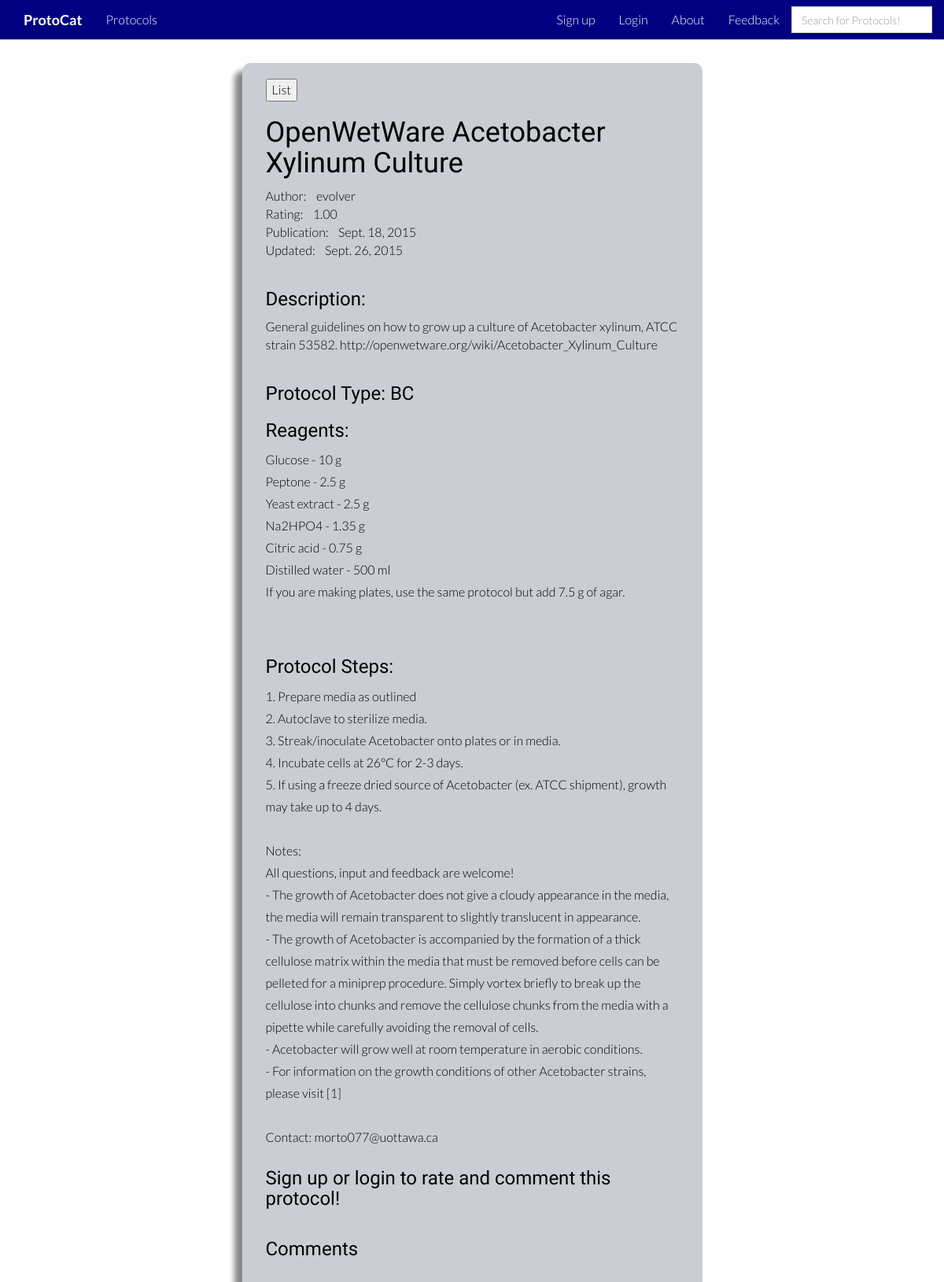
Page /protocol_display/123/ on the committed database.
### protocat_app/models.py (models this page shows, shortened)
class Protocol(models.Model):
    id = models.AutoField(primary_key=True)
    title = models.TextField()
    author = models.CharField(max_length=50)
    date_of_upload = models.DateField(auto_now_add=True)
    date_modified = models.DateField(auto_now=True)
    description = models.TextField(blank=True)
    protocol_type = models.CharField(max_length=2, choices=PROTOCOL_TYPES, null=True, blank=True)
    rating = models.DecimalField(
        validators=[MinValueValidator(0.0), MaxValueValidator(5.0)],
        max_digits=3, decimal_places=2, default=2.50)
    num_ratings = models.IntegerField(default=0)
    user_rated = models.TextField(default='')
    reagents = models.TextField(default='')
    protocol_steps = models.TextField(default='')

### protocat_app/views.py (the view)
# urls.py: url(r'^protocol_display/(?P<protocol_id>[0-9]+)/$', views.protocol_display, name='protocol_display'),
def protocol_display(request, protocol_id):
    protocol_items = Protocol.objects.get(id=protocol_id)
    steps = protocol_items.protocol_steps
    current_user = str(request.user)
    return render(request, 'protocat_app/protocol_display.html', {'protocol_items':protocol_items, 'steps':steps,'current_user':current_user})

### protocat_app/templates/protocat_app/protocol_display.html (shortened to what this page needs)
{% extends 'base.html' %}
{% load staticfiles %}
{% load comments %}
{% block content %}
        <div class="row">
            <div class="col-md-3"></div>
            <div class="col-md-6">
                <div class="protocol_display_box">
                    <form action="/protocol_list">
                        <input type="submit" value="List">
                    </form>
                    <h1>{{protocol_items.title}}</h1>
                    Author:&nbsp&nbsp&nbsp&nbsp{{protocol_items.author}}
                    <br>
                    Rating:&nbsp&nbsp&nbsp&nbsp{{protocol_items.rating}}
                    <br>
                    Publication:&nbsp&nbsp&nbsp&nbsp{{protocol_items.date_of_upload}}
                    <br>
                    Updated:&nbsp&nbsp&nbsp&nbsp{{protocol_items.date_modified}}
                    <hr>
                    {% if protocol_items.description %}
                        <h3>Description:</h3>
                    {{protocol_items.description}}
                    <hr>
                    {% endif %}
                    <h3>Protocol Type:  {{protocol_items.protocol_type}}</h3>
                    <h3>Reagents: </h3> <p>{{protocol_items.reagents|linebreaksbr}}</p>
                    <br>
                    <h3>Protocol Steps: </h3> <p>{{steps|linebreaksbr}}</p>
                    {% if not user.is_authenticated %}
                            <h3>Sign up or login to rate and comment this protocol!</h3>
                            {% endif %}
                    <hr>
                    <h3>Comments</h3>
                    <br>
                    {% get_comment_form for protocol_items as form %}
                    <br>
                </div>
            </div>
        </div>
{% endblock %}

### protocat_app/static/stylesheets/root_index.css (style rules this page uses)
body { background-color: white; font-family: "Lato"; font-weight: 300; font-size: 16px; color: black; padding-top: 50px; -webkit-font-smoothing: antialiased; -webkit-overflow-scrolling: touch; }
h1, h2, h3, h4, h5, h6 { font-family: "Raleway"; font-weight: 300; color: black; }
p { line-height: 28px; margin-bottom: 25px; color:black; }
hr { display: block; height: 1px; border: 0; border-top: 1px solid #ccc; margin: 1em 0; padding: 0; }
input { color:black; }

### protocat_app/static/stylesheets/protocol_display.css (style rules this page uses)
.protocol_display_box { box-shadow: -10px 10px 7px #888888; margin-top: 30px; margin-bottom: 50px; padding-left: 30px; padding-right: 30px; padding-top: 20px; padding-bottom: 20px; background-color: #CACED4; border-radius: 10px; color:black; }

### rows in the picture
Protocol: title "OpenWetWare Acetobacter Xylinum Culture", author "evolver", rating "1.00", date_of_upload "Sept. 18, 2015", date_modified "Sept. 26, 2015", description "General guidelines on how to grow up a culture of Acetobacter xylinum, ATCC strain 53582. http://openwetware.org/wiki/Acetobacter_Xylinum_Culture", protocol_type "BC", reagents "Glucose - 10 g Peptone - 2.5 g Yeast extract - 2.5 g Na2HPO4 - 1.35 g Citric acid - 0.75 g Distilled water - 500 ml If you are making plates, use the same protocol but add 7.5 g of agar.", protocol_steps "1. Prepare media as outlined 2. Autoclave to sterilize media. 3. Streak/inoculate Acetobacter onto plates or in media. 4. Incubate cells at 26°C for 2-3 days. 5. If using a freeze dried source of Acetobacter (ex. ATCC shipment), growth may take up to 4 days. Notes: All questions, input and feedback are welcome! - The growth of Acetobacter does not give a cloudy appearance in the media, the media will remain transparent to slightly translucent in appearance. - The growth of Acetobacter is accompanied by the formation of a thick cellulose matrix within the media that must be removed before cells can be pelleted for a miniprep procedure. Simply vortex briefly to break up the cellulose into…"
